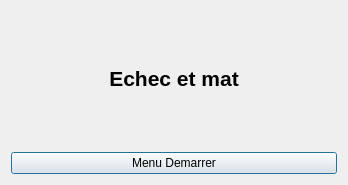
<?xml version="1.0" encoding="UTF-8"?>
<ui version="4.0">
 <class>DialogMat</class>
 <widget class="QDialog" name="DialogMat">
  <property name="geometry">
   <rect>
    <x>0</x>
    <y>0</y>
    <width>348</width>
    <height>185</height>
   </rect>
  </property>
  <property name="minimumSize">
   <size>
    <width>348</width>
    <height>185</height>
   </size>
  </property>
  <property name="maximumSize">
   <size>
    <width>348</width>
    <height>185</height>
   </size>
  </property>
  <property name="windowTitle">
   <string>Dialog</string>
  </property>
  <layout class="QVBoxLayout" name="verticalLayout">
   <item>
    <widget class="QLabel" name="label">
     <property name="text">
      <string>&lt;html&gt;&lt;head/&gt;&lt;body&gt;&lt;p align=&quot;center&quot;&gt;&lt;span style=&quot; font-size:16pt; font-weight:600;&quot;&gt;Echec et mat&lt;/span&gt;&lt;/p&gt;&lt;/body&gt;&lt;/html&gt;</string>
     </property>
     <property name="scaledContents">
      <bool>true</bool>
     </property>
     <property name="alignment">
      <set>Qt::AlignCenter</set>
     </property>
    </widget>
   </item>
   <item>
    <widget class="QPushButton" name="pushButton">
     <property name="text">
      <string>Menu Demarrer</string>
     </property>
    </widget>
   </item>
  </layout>
 </widget>
 <resources/>
 <connections>
  <connection>
   <sender>pushButton</sender>
   <signal>clicked()</signal>
   <receiver>DialogMat</receiver>
   <slot>close()</slot>
   <hints>
    <hint type="sourcelabel">
     <x>110</x>
     <y>106</y>
    </hint>
    <hint type="destinationlabel">
     <x>110</x>
     <y>62</y>
    </hint>
   </hints>
  </connection>
 </connections>
</ui>
